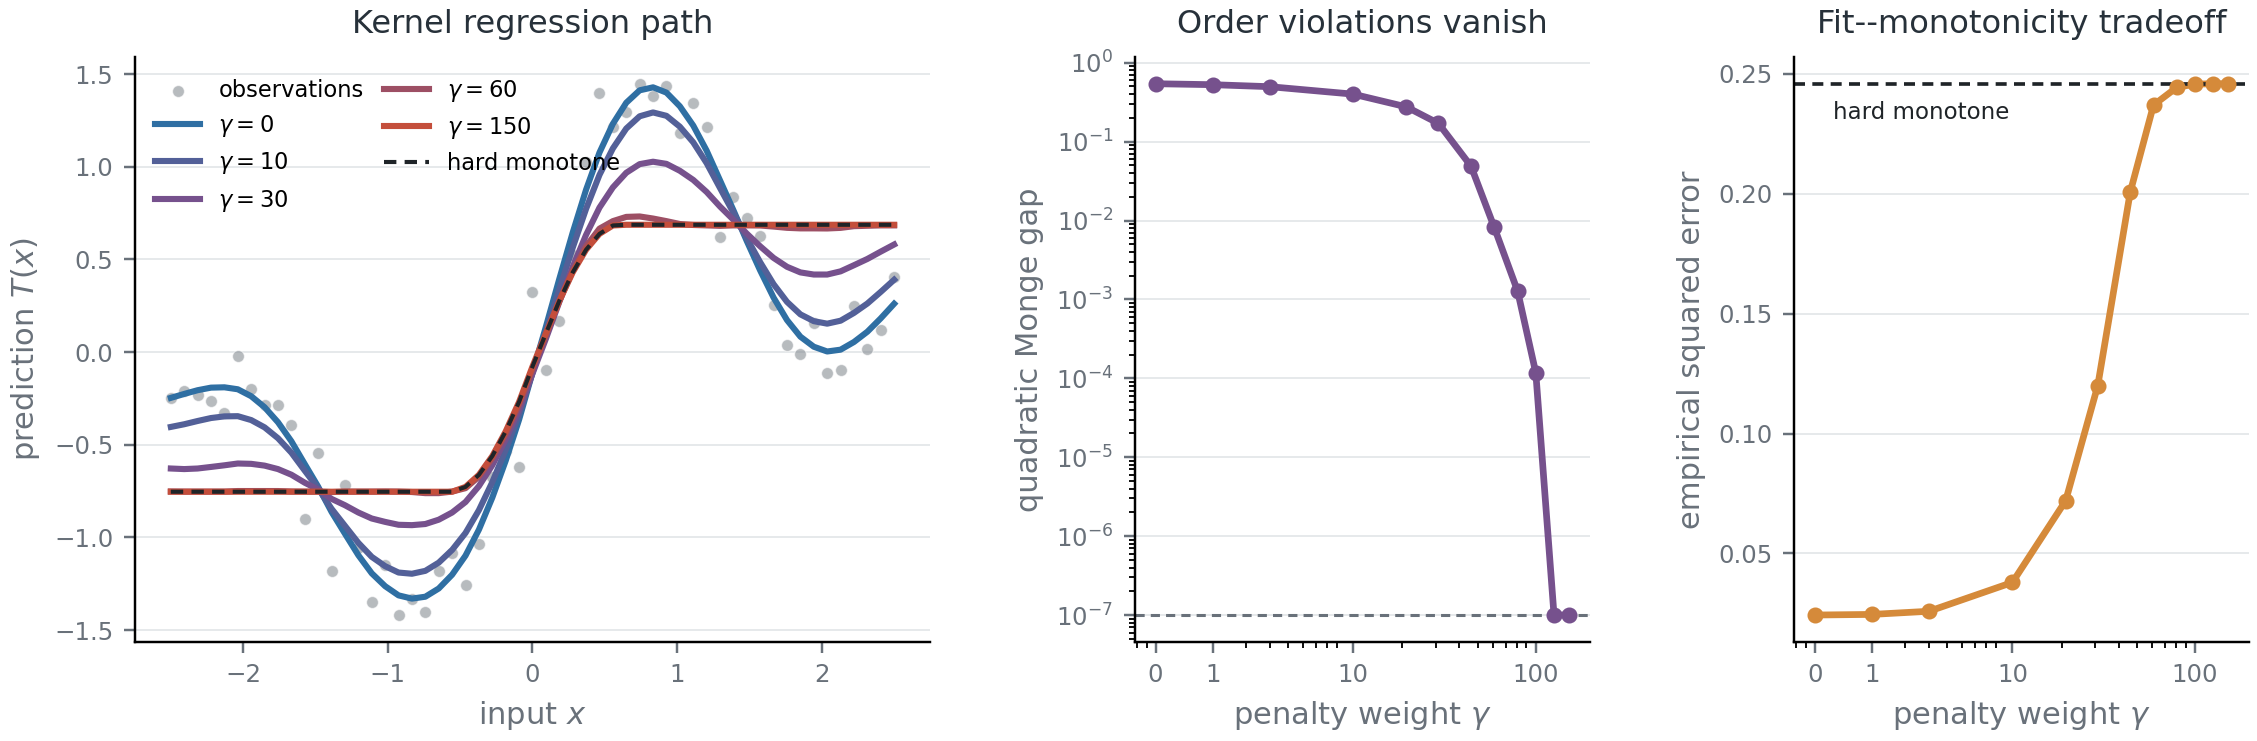

Python code for this plot:
"""Monge-gap-regularized kernel regression on a one-dimensional grid.

The experiment solves the exact convex quadratic program derived in
``monge_gap.tex``.  It is intentionally small enough to run with a generic QP
solver while retaining all pairwise order-violation variables.
"""

from __future__ import annotations

import os
from dataclasses import dataclass
from pathlib import Path

os.environ.setdefault("MPLCONFIGDIR", "/tmp/matplotlib-ot4ml")

import cvxpy as cp
import matplotlib.pyplot as plt
import numpy as np
from matplotlib.colors import LinearSegmentedColormap


BLUE = "#2F6FA3"
RED = "#C44E3B"
VIOLET = "#76518D"
ORANGE = "#D58A3A"
GRAY = "#69717A"
LIGHT_GRAY = "#D9DDE1"


@dataclass(frozen=True)
class RegressionPath:
    """Numerical outputs along a Monge-gap regularization path."""

    gammas: np.ndarray
    fits: np.ndarray
    gaps: np.ndarray
    errors: np.ndarray
    hard_fit: np.ndarray
    hard_error: float


def gaussian_gram(x: np.ndarray, bandwidth: float, nugget: float) -> np.ndarray:
    """Return a stabilized Gaussian-kernel Gram matrix.

    Parameters
    ----------
    x:
        One-dimensional sample locations.
    bandwidth:
        Positive Gaussian-kernel bandwidth.
    nugget:
        Positive diagonal stabilization added to the Gram matrix.

    Returns
    -------
    numpy.ndarray
        Symmetric positive-definite Gram matrix.
    """

    squared_distances = (x[:, None] - x[None, :]) ** 2
    gram = np.exp(-squared_distances / (2.0 * bandwidth**2))
    return gram + nugget * np.eye(x.size)


def quadratic_monge_gap(x: np.ndarray, values: np.ndarray) -> float:
    """Evaluate the empirical quadratic Monge gap by sorting.

    The input locations must be sorted increasingly and carry equal weights.

    Parameters
    ----------
    x:
        Increasing one-dimensional input locations.
    values:
        Candidate map values at the input locations.

    Returns
    -------
    float
        Exact empirical Monge gap for the cost ``|x-y|^2 / 2``.
    """

    return float((x @ np.sort(values) - x @ values) / x.size)


def solve_path(
    x: np.ndarray,
    observations: np.ndarray,
    gram: np.ndarray,
    ridge: float,
    gammas: np.ndarray,
) -> RegressionPath:
    """Solve the penalized and hard-monotone RKHS regression problems.

    Parameters
    ----------
    x:
        Equally spaced, increasing input locations.
    observations:
        Scalar regression observations.
    gram:
        Positive-definite kernel Gram matrix.
    ridge:
        Positive RKHS squared-norm weight.
    gammas:
        Nonnegative Monge-gap weights, sorted increasingly and starting at
        zero.

    Returns
    -------
    RegressionPath
        Fitted values, exact gaps, empirical errors, and the hard-monotone
        benchmark.
    """

    if gammas[0] != 0 or np.any(np.diff(gammas) <= 0):
        raise ValueError("gammas must be strictly increasing and start at zero")

    sample_count = x.size
    grid_step = float(x[1] - x[0])
    pair_indices = np.array(
        [(i, j) for i in range(sample_count) for j in range(i + 1, sample_count)],
        dtype=int,
    )

    # Gamma zero is ordinary kernel ridge regression and has a closed form.
    ridge_coefficients = np.linalg.solve(
        gram + ridge * np.eye(sample_count), observations
    )
    fits = [gram @ ridge_coefficients]

    coefficients = cp.Variable(sample_count)
    fitted_values = gram @ coefficients
    inversion_slacks = cp.Variable(pair_indices.shape[0], nonneg=True)
    gamma_parameter = cp.Parameter(nonneg=True)

    constraints = [
        inversion_slacks
        >= fitted_values[pair_indices[:, 0]]
        - fitted_values[pair_indices[:, 1]]
    ]
    gap_epigraph = grid_step * cp.sum(inversion_slacks) / sample_count
    objective = cp.Minimize(
        cp.sum_squares(fitted_values - observations)
        + ridge * cp.quad_form(coefficients, cp.psd_wrap(gram))
        + gamma_parameter * gap_epigraph
    )
    problem = cp.Problem(objective, constraints)

    for gamma in gammas[1:]:
        gamma_parameter.value = float(gamma)
        problem.solve(
            solver="OSQP",
            eps_abs=1e-7,
            eps_rel=1e-7,
            max_iter=200_000,
            polishing=True,
            warm_start=True,
            verbose=False,
        )
        if problem.status not in {cp.OPTIMAL, cp.OPTIMAL_INACCURATE}:
            raise RuntimeError(f"QP failed for gamma={gamma}: {problem.status}")
        fits.append(np.asarray(fitted_values.value).ravel().copy())

    # Solve the limiting hard monotonicity-constrained problem independently.
    hard_coefficients = cp.Variable(sample_count)
    hard_values = gram @ hard_coefficients
    hard_problem = cp.Problem(
        cp.Minimize(
            cp.sum_squares(hard_values - observations)
            + ridge * cp.quad_form(hard_coefficients, cp.psd_wrap(gram))
        ),
        [hard_values[1:] >= hard_values[:-1]],
    )
    hard_problem.solve(
        solver="OSQP",
        eps_abs=1e-8,
        eps_rel=1e-8,
        max_iter=200_000,
        polishing=True,
        verbose=False,
    )
    if hard_problem.status not in {cp.OPTIMAL, cp.OPTIMAL_INACCURATE}:
        raise RuntimeError(f"Hard-monotone QP failed: {hard_problem.status}")

    fit_matrix = np.vstack(fits)
    gaps = np.array([quadratic_monge_gap(x, fit) for fit in fit_matrix])
    errors = np.mean((fit_matrix - observations[None, :]) ** 2, axis=1)
    hard_fit = np.asarray(hard_values.value).ravel()
    hard_error = float(np.mean((hard_fit - observations) ** 2))

    if gaps[-1] > 2e-5:
        raise RuntimeError(
            "The largest penalty did not reach the monotone regime; "
            f"final gap={gaps[-1]:.3e}."
        )

    return RegressionPath(gammas, fit_matrix, gaps, errors, hard_fit, hard_error)


def style_axis(axis: plt.Axes) -> None:
    """Apply the common understated axis style used by the figure."""

    axis.spines["top"].set_visible(False)
    axis.spines["right"].set_visible(False)
    axis.tick_params(colors=GRAY, labelsize=8)
    axis.xaxis.label.set_color(GRAY)
    axis.yaxis.label.set_color(GRAY)
    axis.title.set_color("#27313A")
    axis.grid(axis="y", color=LIGHT_GRAY, linewidth=0.65, alpha=0.65)


def render_figure(
    x: np.ndarray,
    observations: np.ndarray,
    path: RegressionPath,
    output_directory: Path,
) -> None:
    """Render the fitted curves and regularization diagnostics.

    Parameters
    ----------
    x:
        Increasing input locations.
    observations:
        Scalar observations.
    path:
        Solutions returned by :func:`solve_path`.
    output_directory:
        Directory receiving PDF and PNG versions of the figure.
    """

    selected_gammas = np.array([0.0, 10.0, 30.0, 60.0, 150.0])
    selected_indices = [
        int(np.flatnonzero(np.isclose(path.gammas, gamma))[0])
        for gamma in selected_gammas
    ]
    color_map = LinearSegmentedColormap.from_list("blue_red", [BLUE, VIOLET, RED])
    colors = [color_map(value) for value in np.linspace(0.0, 1.0, len(selected_gammas))]

    figure, axes = plt.subplots(
        1,
        3,
        figsize=(12.4, 3.45),
        gridspec_kw={"width_ratios": [1.75, 1.0, 1.0], "wspace": 0.36},
    )
    figure.patch.set_facecolor("white")

    fit_axis, gap_axis, error_axis = axes
    fit_axis.scatter(
        x,
        observations,
        s=15,
        color="#838A90",
        alpha=0.58,
        edgecolor="white",
        linewidth=0.35,
        label="observations",
        zorder=2,
    )
    for index, gamma, color in zip(selected_indices, selected_gammas, colors):
        fit_axis.plot(
            x,
            path.fits[index],
            color=color,
            linewidth=2.0,
            label=rf"$\gamma={gamma:g}$",
            zorder=3,
        )
    fit_axis.plot(
        x,
        path.hard_fit,
        color="#1F2428",
        linewidth=1.35,
        linestyle=(0, (3, 2)),
        label="hard monotone",
        zorder=4,
    )
    fit_axis.set_title("Kernel regression path", fontsize=10.5, pad=8)
    fit_axis.set_xlabel(r"input $x$")
    fit_axis.set_ylabel(r"prediction $T(x)$")
    fit_axis.legend(
        frameon=False,
        fontsize=7.4,
        ncol=2,
        loc="upper left",
        handlelength=2.0,
        columnspacing=0.9,
    )

    numerical_zero = 1e-7
    positive_gap = np.maximum(path.gaps, numerical_zero)
    displayed_gammas = path.gammas + 1.0
    gap_axis.plot(displayed_gammas, positive_gap, color=VIOLET, linewidth=2.2)
    gap_axis.scatter(displayed_gammas, positive_gap, color=VIOLET, s=18, zorder=3)
    gap_axis.axhline(
        numerical_zero, color=GRAY, linewidth=1.0, linestyle=(0, (3, 2))
    )
    gap_axis.set_xscale("log")
    gap_axis.set_xticks([1.0, 2.0, 11.0, 101.0], ["0", "1", "10", "100"])
    gap_axis.set_yscale("log")
    gap_axis.set_title("Order violations vanish", fontsize=10.5, pad=8)
    gap_axis.set_xlabel(r"penalty weight $\gamma$")
    gap_axis.set_ylabel("quadratic Monge gap")

    error_axis.plot(displayed_gammas, path.errors, color=ORANGE, linewidth=2.2)
    error_axis.scatter(displayed_gammas, path.errors, color=ORANGE, s=18, zorder=3)
    error_axis.axhline(
        path.hard_error,
        color="#1F2428",
        linewidth=1.2,
        linestyle=(0, (3, 2)),
    )
    error_axis.set_xscale("log")
    error_axis.set_xticks([1.0, 2.0, 11.0, 101.0], ["0", "1", "10", "100"])
    error_axis.set_title("Fit--monotonicity tradeoff", fontsize=10.5, pad=8)
    error_axis.set_xlabel(r"penalty weight $\gamma$")
    error_axis.set_ylabel("empirical squared error")
    error_axis.text(
        1.25,
        path.hard_error - 0.007,
        "hard monotone",
        color="#1F2428",
        fontsize=7.5,
        ha="left",
        va="top",
    )

    for axis in axes:
        axis.set_facecolor("white")
        style_axis(axis)

    output_directory.mkdir(parents=True, exist_ok=True)
    figure.savefig(
        output_directory / "kernel_monge_regression.pdf",
        bbox_inches="tight",
        pad_inches=0.04,
        facecolor="white",
        transparent=False,
    )
    figure.savefig(
        output_directory / "kernel_monge_regression.png",
        dpi=220,
        bbox_inches="tight",
        pad_inches=0.04,
        facecolor="white",
        transparent=False,
    )
    plt.close(figure)


def main() -> None:
    """Generate the deterministic regression experiment and its figure."""

    random_generator = np.random.default_rng(17)
    sample_count = 55
    x = np.linspace(-2.5, 2.5, sample_count)
    smooth_signal = 0.5 * x + 1.05 * np.sin(2.15 * x)
    observations = smooth_signal + 0.16 * random_generator.normal(size=sample_count)

    gram = gaussian_gram(x, bandwidth=0.62, nugget=1e-3)
    gammas = np.array(
        [0.0, 1.0, 3.0, 10.0, 20.0, 30.0, 45.0, 60.0, 80.0, 100.0, 125.0, 150.0]
    )
    path = solve_path(x, observations, gram, ridge=0.08, gammas=gammas)
    render_figure(x, observations, path, Path(__file__).resolve().parent)

    endpoint_difference = np.max(np.abs(path.fits[-1] - path.hard_fit))
    print(f"Final Monge gap: {path.gaps[-1]:.3e}")
    print(f"Distance to hard-monotone fit: {endpoint_difference:.3e}")


if __name__ == "__main__":
    main()
